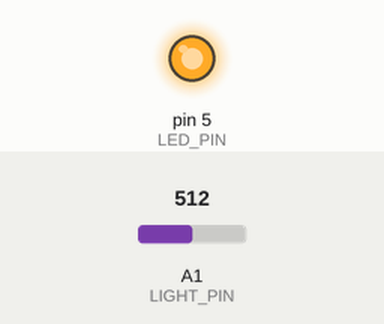
The sketch below on a simulated Arduino Uno, built with avr-gcc and run on an emulated ATmega328P. Shown: output pins drawn as LEDs (lit = HIGH). The inputs (shaded band) are chosen by the test bench; at power-on: A1 (LIGHT_PIN) = 512.

Above: at 1.2 s.
1.3 s: A1 (LIGHT_PIN) set to 488
At 1.6 s:
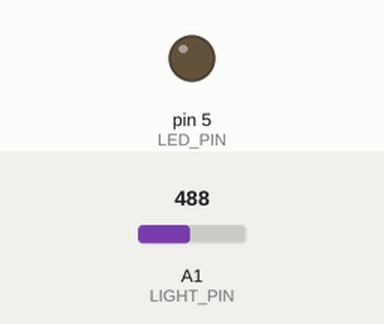
2.8 s: A1 (LIGHT_PIN) set to 510
At 4.0 s:
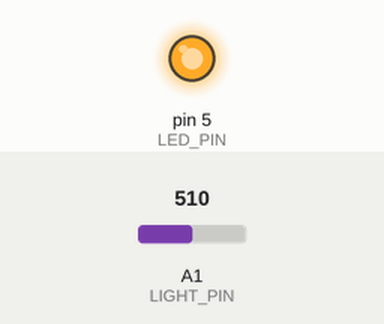
4.3 s: A1 (LIGHT_PIN) set to 490
At 5.1 s:
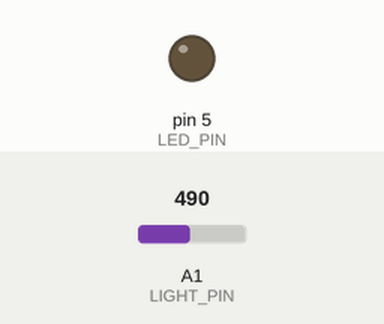
Timing chart, 0 to 7.3 s (numbered marks = the images above; inputs shaded):
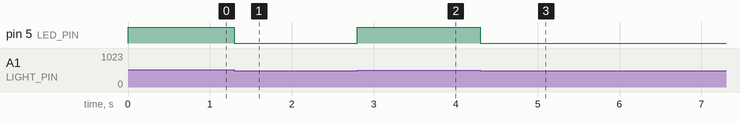

Measured:
- the behaviour switches between 500 and 499 on A1 (LIGHT_PIN) (found by bisection; images 0 and 1)
- after the input at 1.3 s, pin 5 (LED_PIN): HIGH → LOW at once
- after the input at 2.8 s, pin 5 (LED_PIN): LOW → HIGH at once
- after the input at 4.3 s, pin 5 (LED_PIN): HIGH → LOW at once

The sketch:

Lesson05_LightControlsLED.ino
```cpp
// Complete lesson example. See the kit guide for pin and wiring details.
const int LIGHT_PIN = A1, LED_PIN = 5;
void setup() {
  pinMode(LED_PIN, OUTPUT);
}
void loop() {
  digitalWrite(LED_PIN, analogRead(LIGHT_PIN) >= 500 ? HIGH : LOW);
}
```
